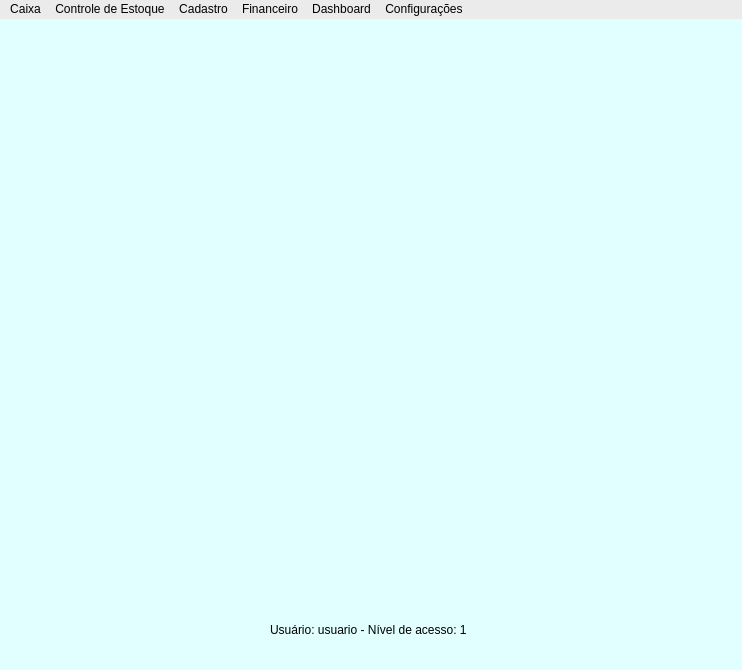
<?xml version="1.0" encoding="UTF-8"?>
<ui version="4.0">
 <class>MainWindow</class>
 <widget class="QMainWindow" name="MainWindow">
  <property name="geometry">
   <rect>
    <x>0</x>
    <y>0</y>
    <width>742</width>
    <height>670</height>
   </rect>
  </property>
  <property name="windowTitle">
   <string>MainWindow</string>
  </property>
  <property name="styleSheet">
   <string notr="true">background-color: rgb(225, 255, 254);

</string>
  </property>
  <widget class="QWidget" name="centralwidget">
   <widget class="QLabel" name="Logo">
    <property name="geometry">
     <rect>
      <x>250</x>
      <y>170</y>
      <width>251</width>
      <height>221</height>
     </rect>
    </property>
    <property name="styleSheet">
     <string notr="true">image: url(:/img/Icones/Logo.png);</string>
    </property>
    <property name="text">
     <string/>
    </property>
   </widget>
   <widget class="QLabel" name="Usuario">
    <property name="geometry">
     <rect>
      <x>270</x>
      <y>590</y>
      <width>231</width>
      <height>41</height>
     </rect>
    </property>
    <property name="styleSheet">
     <string notr="true">font: 10pt &quot;Georgia&quot;;</string>
    </property>
    <property name="text">
     <string>Usuário: usuario - Nível de acesso: 1</string>
    </property>
   </widget>
  </widget>
  <widget class="QMenuBar" name="menubar">
   <property name="geometry">
    <rect>
     <x>0</x>
     <y>0</y>
     <width>742</width>
     <height>30</height>
    </rect>
   </property>
   <property name="styleSheet">
    <string notr="true">font: 15pt &quot;Georgia&quot;;
color: rgb(0, 0, 0);
selection-background-color: rgb(225, 255, 254);
background-color: rgb(235, 235, 235);
</string>
   </property>
   <property name="defaultUp">
    <bool>false</bool>
   </property>
   <widget class="QMenu" name="menuCaixa">
    <property name="styleSheet">
     <string notr="true"/>
    </property>
    <property name="title">
     <string>Caixa</string>
    </property>
    <addaction name="actionAbertura_Fechamento"/>
    <addaction name="actionEfetuar_Venda"/>
    <addaction name="actionListagem_de_Vendas"/>
    <addaction name="actionOr_amentos"/>
   </widget>
   <widget class="QMenu" name="menuControle_de_Estoque">
    <property name="title">
     <string>Controle de Estoque</string>
    </property>
    <addaction name="actionEstoque_2"/>
    <addaction name="actionPedido_de_Compra"/>
    <addaction name="actionEntrada"/>
   </widget>
   <widget class="QMenu" name="menuCadastro">
    <property name="title">
     <string>Cadastro</string>
    </property>
    <addaction name="actionClientes"/>
    <addaction name="actionFornecedores"/>
    <addaction name="actionProdutos"/>
   </widget>
   <widget class="QMenu" name="menuFinanceiro">
    <property name="title">
     <string>Financeiro</string>
    </property>
    <addaction name="actionContas_a_Pagar"/>
    <addaction name="actionContas_a_Receber"/>
    <addaction name="actionContas_Pagas_e_Recebidas"/>
   </widget>
   <widget class="QMenu" name="menuDashboard">
    <property name="title">
     <string>Dashboard</string>
    </property>
    <addaction name="actionEstoque_3"/>
    <addaction name="actionFinanceiro"/>
   </widget>
   <widget class="QMenu" name="menuConfigura_es">
    <property name="title">
     <string>Configurações</string>
    </property>
    <addaction name="actionEtiquetas"/>
    <addaction name="actionComprovante_de_Venda"/>
    <addaction name="actionUsu_rios"/>
    <addaction name="actionContatos_do_Suporte"/>
   </widget>
   <addaction name="menuCaixa"/>
   <addaction name="menuControle_de_Estoque"/>
   <addaction name="menuCadastro"/>
   <addaction name="menuFinanceiro"/>
   <addaction name="menuDashboard"/>
   <addaction name="menuConfigura_es"/>
  </widget>
  <widget class="QStatusBar" name="statusbar"/>
  <action name="actionEstoque">
   <property name="text">
    <string>Estoque</string>
   </property>
  </action>
  <action name="actionAbertura_Fechamento">
   <property name="text">
    <string>Abertura/Fechamento</string>
   </property>
  </action>
  <action name="actionEfetuar_Venda">
   <property name="text">
    <string>Efetuar Venda</string>
   </property>
  </action>
  <action name="actionListagem_de_Vendas">
   <property name="text">
    <string>Listagem de Vendas</string>
   </property>
  </action>
  <action name="actionOr_amentos">
   <property name="text">
    <string>Orçamentos</string>
   </property>
  </action>
  <action name="actionComiss_o_dos_vendedores">
   <property name="text">
    <string>Comissão dos vendedores</string>
   </property>
  </action>
  <action name="actionEstoque_2">
   <property name="text">
    <string>Estoque</string>
   </property>
  </action>
  <action name="actionPedido_de_Compra">
   <property name="text">
    <string>Pedido de Compra</string>
   </property>
  </action>
  <action name="actionEntrada">
   <property name="text">
    <string>Entrada</string>
   </property>
  </action>
  <action name="actionClientes">
   <property name="text">
    <string>Clientes</string>
   </property>
  </action>
  <action name="actionFornecedores">
   <property name="text">
    <string>Fornecedores</string>
   </property>
  </action>
  <action name="actionProdutos">
   <property name="text">
    <string>Produtos</string>
   </property>
  </action>
  <action name="actionContas_a_Pagar">
   <property name="text">
    <string>Contas a Pagar</string>
   </property>
  </action>
  <action name="actionContas_a_Receber">
   <property name="text">
    <string>Contas a Receber</string>
   </property>
  </action>
  <action name="actionContas_Pagas_e_Recebidas">
   <property name="text">
    <string>Contas Pagas e Recebidas</string>
   </property>
  </action>
  <action name="actionEstoque_3">
   <property name="text">
    <string>Estoque</string>
   </property>
  </action>
  <action name="actionFinanceiro">
   <property name="text">
    <string>Financeiro</string>
   </property>
  </action>
  <action name="actionEtiquetas">
   <property name="text">
    <string>Etiquetas</string>
   </property>
  </action>
  <action name="actionComprovante_de_Venda">
   <property name="text">
    <string>Comprovante de Venda</string>
   </property>
  </action>
  <action name="actionUsu_rios">
   <property name="text">
    <string>Usuários</string>
   </property>
  </action>
  <action name="actionContatos_do_Suporte">
   <property name="text">
    <string>Contatos do Suporte</string>
   </property>
  </action>
 </widget>
 <resources>
  <include location="img.qrc"/>
 </resources>
 <connections/>
</ui>
